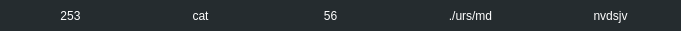
    <widget class="QFrame" name="task10">
     <property name="geometry">
      <rect>
       <x>20</x>
       <y>500</y>
       <width>681</width>
       <height>31</height>
      </rect>
     </property>
     <property name="styleSheet">
      <string notr="true">background-color:#252C2F;
border-radius:0px;</string>
     </property>
     <property name="frameShape">
      <enum>QFrame::StyledPanel</enum>
     </property>
     <property name="frameShadow">
      <enum>QFrame::Raised</enum>
     </property>
     <widget class="QLabel" name="name_10">
      <property name="geometry">
       <rect>
        <x>130</x>
        <y>0</y>
        <width>141</width>
        <height>31</height>
       </rect>
      </property>
      <property name="styleSheet">
       <string notr="true">color:white;
font-size:12px;
background-color:transparent;</string>
      </property>
      <property name="text">
       <string>cat</string>
      </property>
      <property name="alignment">
       <set>Qt::AlignCenter</set>
      </property>
      <property name="indent">
       <number>0</number>
      </property>
     </widget>
     <widget class="QLabel" name="usage_10">
      <property name="geometry">
       <rect>
        <x>260</x>
        <y>0</y>
        <width>141</width>
        <height>31</height>
       </rect>
      </property>
      <property name="styleSheet">
       <string notr="true">color:white;
font-size:12px;
background-color:transparent;</string>
      </property>
      <property name="text">
       <string>56</string>
      </property>
      <property name="alignment">
       <set>Qt::AlignCenter</set>
      </property>
     </widget>
     <widget class="QLabel" name="cmd_10">
      <property name="geometry">
       <rect>
        <x>400</x>
        <y>0</y>
        <width>141</width>
        <height>31</height>
       </rect>
      </property>
      <property name="styleSheet">
       <string notr="true">color:white;
font-size:12px;
background-color:transparent;</string>
      </property>
      <property name="text">
       <string>./urs/md</string>
      </property>
      <property name="alignment">
       <set>Qt::AlignCenter</set>
      </property>
     </widget>
     <widget class="QLabel" name="state_10">
      <property name="geometry">
       <rect>
        <x>540</x>
        <y>0</y>
        <width>141</width>
        <height>31</height>
       </rect>
      </property>
      <property name="styleSheet">
       <string notr="true">color:white;
font-size:12px;
background-color:transparent;</string>
      </property>
      <property name="text">
       <string>nvdsjv</string>
      </property>
      <property name="alignment">
       <set>Qt::AlignCenter</set>
      </property>
     </widget>
     <widget class="QLabel" name="pid_10">
      <property name="geometry">
       <rect>
        <x>0</x>
        <y>0</y>
        <width>141</width>
        <height>31</height>
       </rect>
      </property>
      <property name="styleSheet">
       <string notr="true">color:white;
font-size:12px;
background-color:transparent;</string>
      </property>
      <property name="text">
       <string>253</string>
      </property>
      <property name="alignment">
       <set>Qt::AlignCenter</set>
      </property>
     </widget>
    </widget>
